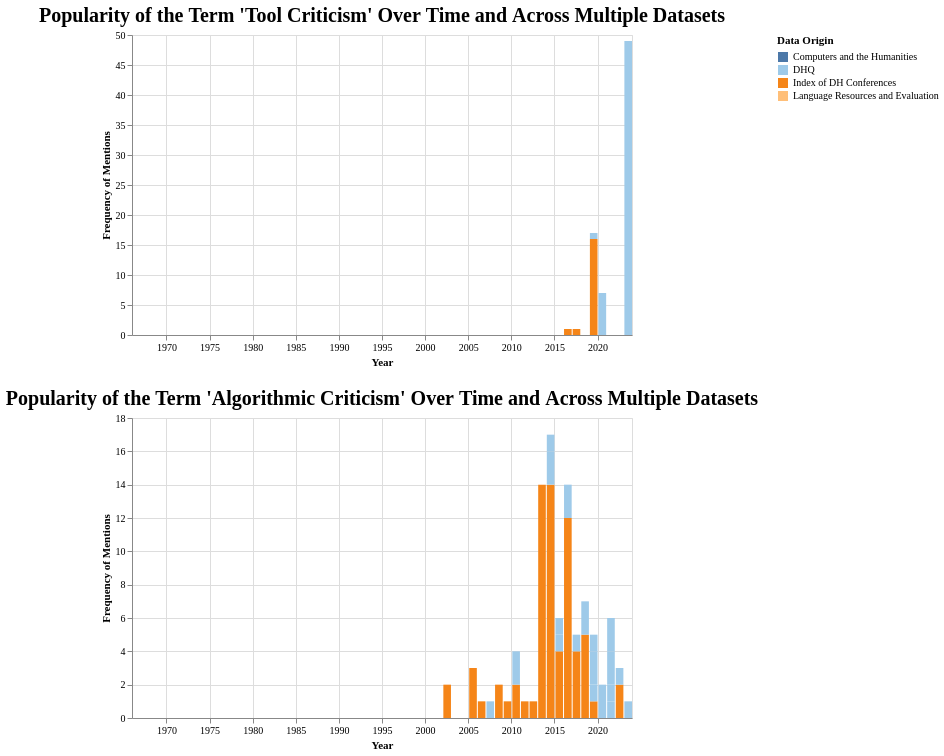

Source (Vega-Lite JSON):
### Vega-Lite specification from a JSON file in a GitHub repository (floating-point values rounded to 4 significant figures; data arrays with more than 128 entries replaced by an {"elided": "..."} marker saying what was removed)
{"config": {"view": {"continuousWidth": 300, "continuousHeight": 300}, "axis": {"labelFont": "Garamond", "titleFont": "Garamond"}, "legend": {"labelFont": "Garamond", "titleFont": "Garamond"}, "title": {"anchor": "middle", "font": "Garamond", "fontSize": 20}}, "vconcat": [{"data": {"name": "data-ff31f810930ec1d4e2e37d500c7f1649"}, "mark": {"type": "bar"}, "encoding": {"color": {"field": "data_origin", "legend": {"labelLimit": 0, "symbolLimit": 0, "title": "Data Origin"}, "scale": {"scheme": "tableau20"}, "sort": {"field": "counts", "op": "sum", "order": "descending"}, "type": "nominal"}, "opacity": {"condition": {"param": "param_2", "value": 1}, "value": 0.2}, "tooltip": [{"field": "data_origin", "title": "Data Origin", "type": "nominal"}, {"field": "Raw Frequency of Mentions", "type": "quantitative"}, {"field": "date", "format": "%Y", "title": "Date", "type": "temporal"}, {"field": "Frequency of Mentions Scaled by Total Tokens", "format": ".2f", "title": "Frequency of Mentions Scaled by Total Tokens (Percentage)", "type": "quantitative"}, {"field": "total_tokens", "title": "Total Tokens", "type": "quantitative"}], "x": {"axis": {"title": "Year"}, "field": "date", "timeUnit": "year", "type": "temporal"}, "y": {"axis": {"title": "Frequency of Mentions"}, "field": "y", "type": "quantitative"}}, "name": "view_1", "title": "Popularity of the Term 'Tool Criticism' Over Time and Across Multiple Datasets", "transform": [{"calculate": "datum[param_1]", "as": "y"}], "width": 500}, {"data": {"name": "data-8400b98aec916c1a3a00b1edebc50611"}, "mark": {"type": "bar"}, "encoding": {"color": {"field": "data_origin", "legend": {"labelLimit": 0, "symbolLimit": 0, "title": "Data Origin"}, "scale": {"scheme": "tableau20"}, "sort": {"field": "counts", "op": "sum", "order": "descending"}, "type": "nominal"}, "opacity": {"condition": {"param": "param_3", "value": 1}, "value": 0.2}, "tooltip": [{"field": "data_origin", "title": "Data Origin", "type": "nominal"}, {"field": "Raw Frequency of Mentions", "type": "quantitative"}, {"field": "date", "format": "%Y", "title": "Date", "type": "temporal"}, {"field": "Frequency of Mentions Scaled by Total Tokens", "format": ".2f", "title": "Frequency of Mentions Scaled by Total Tokens (Percentage)", "type": "quantitative"}, {"field": "total_tokens", "title": "Total Tokens", "type": "quantitative"}], "x": {"axis": {"title": "Year"}, "field": "date", "timeUnit": "year", "type": "temporal"}, "y": {"axis": {"title": "Frequency of Mentions"}, "field": "y", "type": "quantitative"}}, "name": "view_2", "title": "Popularity of the Term 'Algorithmic Criticism' Over Time and Across Multiple Datasets", "transform": [{"calculate": "datum[param_1]", "as": "y"}], "width": 500}], "params": [{"name": "param_1", "bind": {"input": "select", "options": ["Raw Frequency of Mentions", "Frequency of Mentions Scaled by Total Tokens"], "name": "Select Counting Method on Y Axis"}, "value": "Raw Frequency of Mentions"}, {"name": "param_2", "select": {"type": "point", "fields": ["data_origin"]}, "bind": "legend", "views": ["view_1"]}, {"name": "param_3", "select": {"type": "point", "fields": ["data_origin"]}, "bind": "legend", "views": ["view_2"]}], "$schema": "https://vega.github.io/schema/vega-lite/v5.14.1.json", "datasets": {"data-ff31f810930ec1d4e2e37d500c7f1649": {"elided": "416 records"}, "data-8400b98aec916c1a3a00b1edebc50611": {"elided": "416 records"}}}
